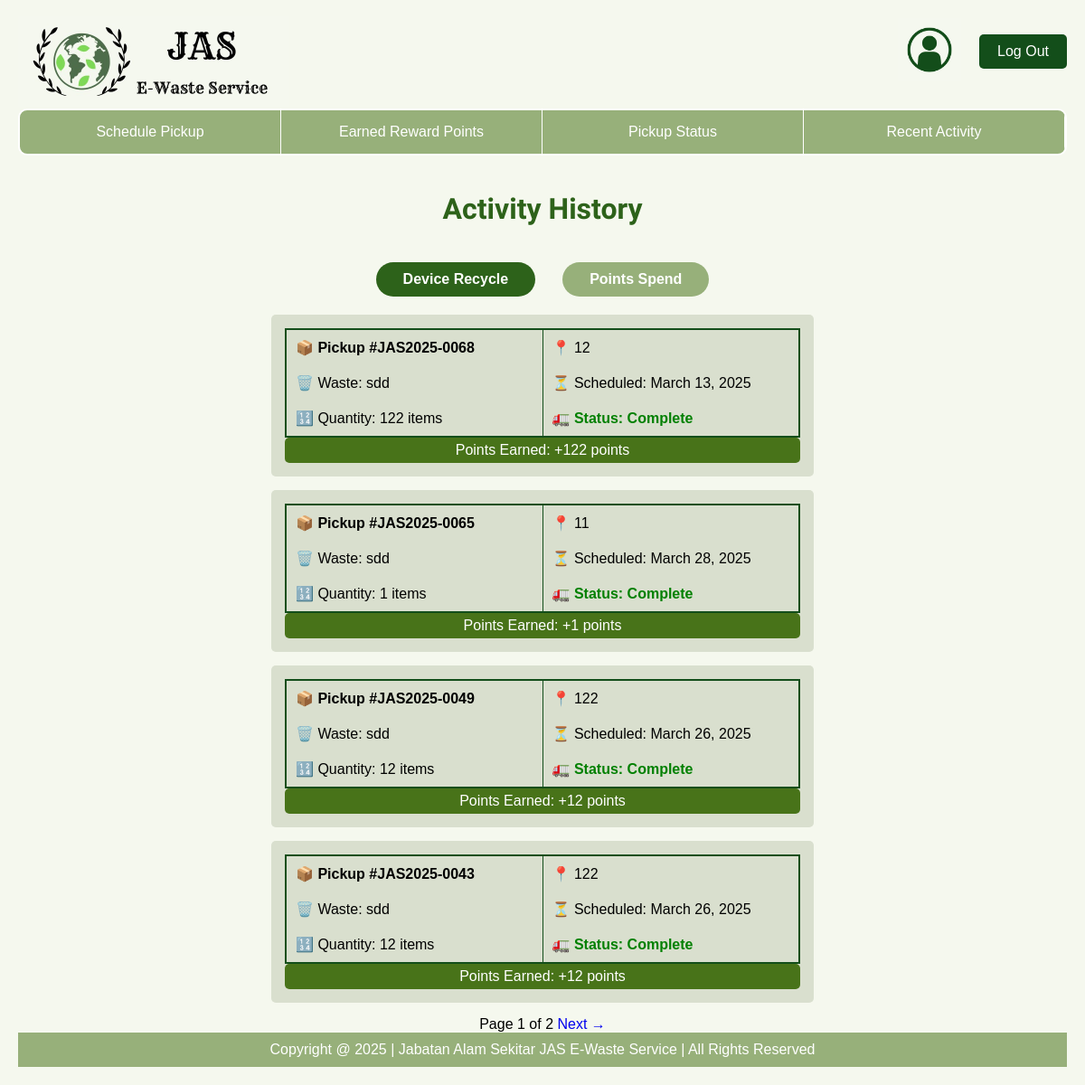
Screenshot of /customer/history-device/ (signed in) with the database file from the repository.
### database/models.py (models this page shows, shortened)
class PickupRequest(models.Model):
    requestID = models.CharField(primary_key=True, max_length=200)
    customer = models.ForeignKey(Customer, on_delete=models.CASCADE)
    category = models.ForeignKey(ItemCategory, on_delete=models.CASCADE)
    quantity = models.IntegerField()
    weight = models.TextField()
    date = models.DateField()
    time = models.TimeField()
    address = models.TextField()
    status = models.CharField(max_length=50, default="Pending")
    rejectedReason = models.TextField(blank=True, null=True, max_length=200)
    driver = models.ForeignKey(Driver, on_delete=models.CASCADE, null=True, blank=True)
    operator = models.ForeignKey(Operator, on_delete=models.CASCADE, null=True, blank=True)
    trackingnumber = models.CharField(max_length=200, unique=True)

### customer/views.py (the view)
# urls.py: path('history-device/', device_recycled, name='device_recycled'), #Activity History - Recycled Device
def device_recycled(request):
    customerID = request.session.get('user_id')
    pickup_requests = (PickupRequest.objects.filter(customer__customerID=customerID, status="Complete")
                       .select_related('category')
                       .values('trackingnumber', 'address', 'category__itemType', 'date', 'quantity', 'status')
                       .annotate(total=F('quantity') * F('category__pointsGiven')) #this here is to calculate the total points using F()
                       .order_by('-trackingnumber') # order by desc tracking number, later on after the data is finalised, changed back to date
                        )
    pagination = Paginator(pickup_requests, 4) # limit 4 data per page
    page = request.GET.get('page') #keep track on what page is the user in
    devices = pagination.get_page(page)
    if not devices.object_list:
        return render(request, 'customer/activityHis-Device.html', {"Empty": True})
    return render(request, 'customer/activityHis-Device.html', {"historyPages": devices})

### customer/templates/customer/activityHis-Device.html (shortened to what this page needs)
{% extends 'customer/base_customer.html' %}
{% load static %}
    {% block extra_css %}
        <link rel="stylesheet" href="{% static 'css/activityHis-Device.css' %}">
    {% endblock %}
{% block content %}
<body>
    <h1 class="title">Activity History</h1>
    <div class="btn-container">
        <a href="{% url 'customer:device_recycled' %}">
            <button class="tab-btn active">Device Recycle</button>
        </a>
        <a href="{% url 'customer:voucher_redeemed' %}">
            <button class="tab-btn">Points Spend</button>
        </a>
    </div>
    {% for request in historyPages %}
        <div class="activity-container">
            <div class="activity-box">
                <table>
                    <tr>
                        <td>📦 <strong>Pickup {{request.trackingnumber}}</strong></td>
                        <td>📍 {{request.address}}</td>
                    </tr>
                    <tr>
                        <td>🗑️ Waste: {{request.category__itemType}}</td>
                        <td>⏳ Scheduled: {{request.date}}</td>
                    </tr>
                    <tr>
                        <td>🔢 Quantity: {{request.quantity}} items</td>
                        <td>🚛 <span class="status completed">Status: {{request.status}}</span></td>
                    </tr>
                </table>
            <div class="points-earned">Points Earned: +{{request.total}} points</div>
            </div>
        </div>
    {% endfor %}
    <div>
        {% if not Empty %}
            <span>Page {{ historyPages.number }} of {{ historyPages.paginator.num_pages }}</span>
            {% if historyPages.has_next %}
                <a href="?page={{ historyPages.next_page_number }}" style="text-decoration:none;">Next &rarr; </a>
            {% endif %}
        {% else %}
            <p>No History Available</p>
        {% endif %}
    </div>
</body>
{% endblock %}

### customer/static/css/activityHis-Device.css (style rules this page uses)
html { height: 100%; }
body { font-family: Arial, sans-serif; background-color: #F5F8EE; text-align: center; margin: 0; padding: 20px; min-height: 100vh; display: flex; flex-direction: column; margin: 0; }
.title { font-family: 'Sansita Swashed', cursive; font-size: 32px; color: #2d621a; padding: 40px; }
.btn-container { display: flex; justify-content: center; gap: 30px; margin-bottom: 20px; }
.tab-btn { background: #97B07A; color: white; padding: 10px 30px; border: none; border-radius: 20px; cursor: pointer; font-size: 16px; font-weight: bold; min-width: 150px; text-align: center; }
.tab-btn.active { background: #2d621a; }
.activity-container { width: 90%; max-width: 600px; margin: auto; }
.activity-box { background: #D9DFCE; padding: 15px; margin-bottom: 15px; border-radius: 5px; text-align: left; }
.status { font-weight: bold; }
.completed { color: green; }
table { width: 100%; border-collapse: collapse; border: 2px solid #134E1A; overflow: hidden; table-layout: fixed; }
td { padding: 10px; text-align: left; border-left: 1px solid #134E1A; border-right: 1px solid #134E1A; border-radius: 5px; }
.points-earned { background: #487319; color: white; padding: 5px; border-radius: 5px; text-align: center; }

### customer/templates/customer/header-customer.html (style rules this page uses)
* { margin: 0; padding: 0; box-sizing: border-box; }
body { margin: 0; padding: 0; z-index: 1; }

### customer/templates/customer/navbar-customer.html (style rules this page uses)
body { margin: 0; padding: 0; z-index: 2; }

### rows the page displays
PickupRequest: trackingnumber "#JAS2025-0068", address "12", category__itemType "sdd", date "March 13, 2025", quantity "122", status "Complete", total "122"
PickupRequest: trackingnumber "#JAS2025-0065", address "11", category__itemType "sdd", date "March 28, 2025", quantity "1", status "Complete", total "1"
PickupRequest: trackingnumber "#JAS2025-0049", address "122", category__itemType "sdd", date "March 26, 2025", quantity "12", status "Complete", total "12"
PickupRequest: trackingnumber "#JAS2025-0043", address "122", category__itemType "sdd", date "March 26, 2025", quantity "12", status "Complete", total "12"

### other values shown
{{ historyPages.number }} "1"
{{ historyPages.paginator.num_pages }} "2"
